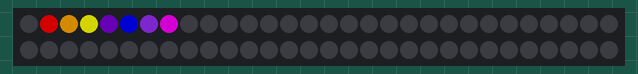
This program was run on a simulated BBC micro:bit (MakeCode). Parts: 60 RGB LEDs in strip order, left to right, continuing on the next row. Dim RGB values are drawn brighter than linear.

Above: at 0.01 s.
At 0.74 s:
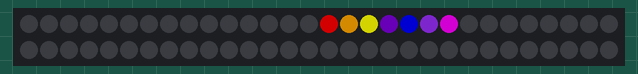
At 1.57 s:
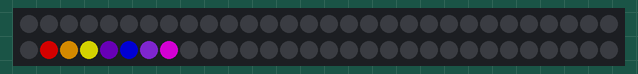
At 3.24 s:
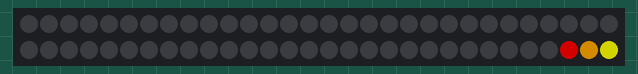
At 5.01 s:
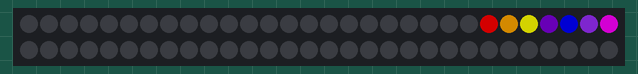
At 6.81 s:
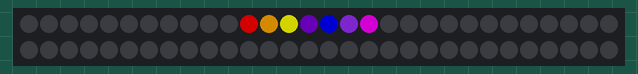

The program:

main.ts
```typescript
let pixel = 0
let strip = neopixel.create(DigitalPin.P0, 60, NeoPixelMode.RGB)
basic.forever(function () {
    for (let index = 0; index < 60; index++) {
        pixel += 1
        strip.setPixelColor(pixel, neopixel.colors(NeoPixelColors.Red))
        strip.setPixelColor(pixel + 1, neopixel.colors(NeoPixelColors.Orange))
        strip.setPixelColor(pixel + 2, neopixel.colors(NeoPixelColors.Yellow))
        strip.setPixelColor(pixel + 3, neopixel.colors(NeoPixelColors.Indigo))
        strip.setPixelColor(pixel + 4, neopixel.colors(NeoPixelColors.Blue))
        strip.setPixelColor(pixel + 5, neopixel.colors(NeoPixelColors.Violet))
        strip.setPixelColor(pixel + 6, neopixel.colors(NeoPixelColors.Purple))
        strip.show()
        basic.pause(50)
        strip.clear()
    }
    for (let index = 0; index < 60; index++) {
        pixel += -1
        strip.setPixelColor(pixel, neopixel.colors(NeoPixelColors.Red))
        strip.setPixelColor(pixel + 1, neopixel.colors(NeoPixelColors.Orange))
        strip.setPixelColor(pixel + 2, neopixel.colors(NeoPixelColors.Yellow))
        strip.setPixelColor(pixel + 3, neopixel.colors(NeoPixelColors.Indigo))
        strip.setPixelColor(pixel + 4, neopixel.colors(NeoPixelColors.Blue))
        strip.setPixelColor(pixel + 5, neopixel.colors(NeoPixelColors.Violet))
        strip.setPixelColor(pixel + 6, neopixel.colors(NeoPixelColors.Purple))
        strip.show()
        basic.pause(50)
        strip.clear()
    }
})
```

test.ts
```typescript
// tests gaan hier; deze zal niet worden gecompileerd wanneer dit pakket wordt gebruikt als extensie.
```

Measured:
- by itself, everything shown: repeats every 6.3 s, in 120 steps
